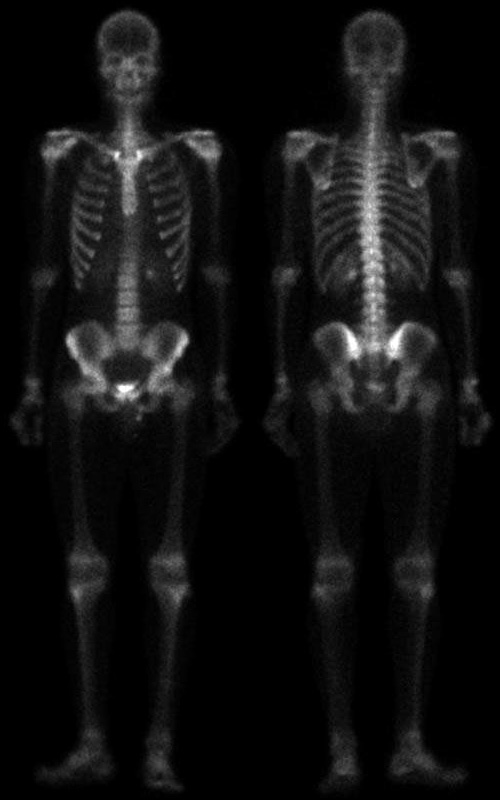
#> input picture Imagenes/esqueleto.tif, 500 x 800 px, found by its file name
$ python ej4_1.py
#> lines starting #> are read from the running program, lines starting #| are printed output that depends on the picture
import cv2 as cv
import numpy as np
import matplotlib.pyplot as plt

img = cv.imread(r'C:\Users\pablo\Desktop\PDI\PDI\Imagenes\esqueleto.tif',cv.IMREAD_GRAYSCALE)
#> img is the input picture: shape (800, 500); min 0, max 255, mean 17.2

plt.figure(0)
plt.imshow(img, cmap='gray')
plt.title('Original')

plt.figure(1)
plt.subplot(1,3,1)
#img_suave = cv.GaussianBlur(img_eq, (5, 5), 1)
img_suave = cv.boxFilter(img,-1,(7,7),normalize=True)
plt.imshow(img_suave, cmap='gray')
plt.title('Suave')

kernel0 = np.array([
    [-1, -1, -1],
    [-1,  8, -1],
    [-1, -1, -1]
], dtype=np.float32)
# Aplicar filtro
img_filtro0 = cv.filter2D(img_suave, -1, kernel0)
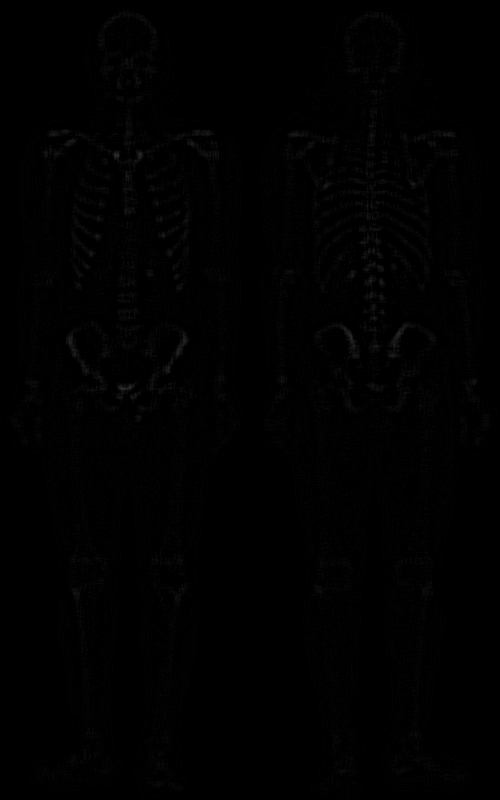
#> img_filtro0: shape (800, 500); min 0, max 47, mean 1
plt.subplot(1,3,2)
plt.imshow(img_filtro0, cmap='gray')
plt.title('Pasa-altos (suma=0)')

A = 1.5
img_AltaPotencia = cv.addWeighted(img, A, img_filtro0, 1, 0)
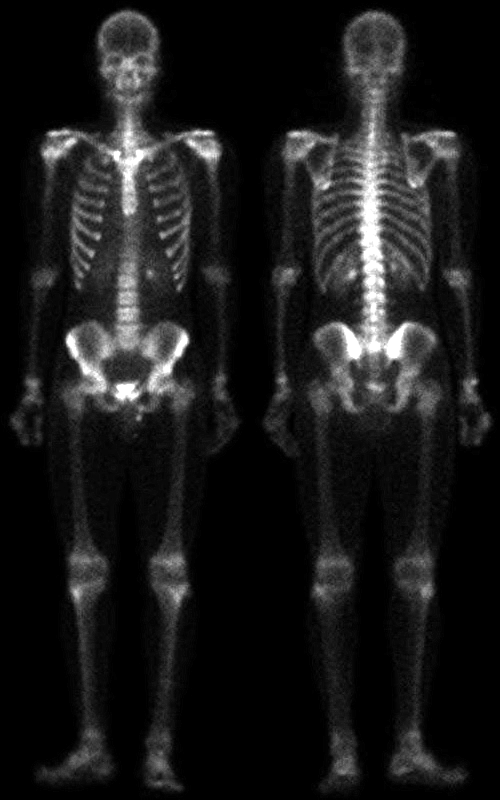
#> img_AltaPotencia: shape (800, 500); min 0, max 255, mean 26.6
img_AltaPotencia = cv.normalize(img_AltaPotencia, None, 0, 255, cv.NORM_MINMAX)
img_AltaPotencia = img_AltaPotencia.astype(np.uint8)
plt.subplot(1,3,3)
plt.imshow(img_AltaPotencia, cmap='gray')
plt.title('Alta Potencia')

plt.show()
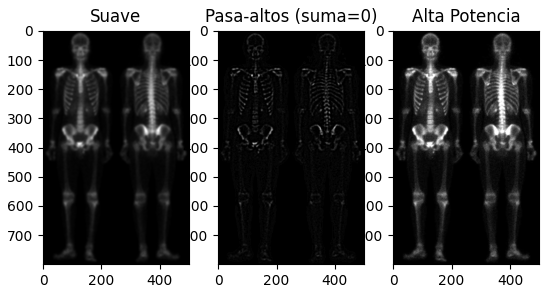
#> figure drawn by matplotlib, 3 panels


'''
objtivo realzar los huesos.
1ro se suaviza la imagen, para eliminar el ruido y detalles finos.
2do se aplica un filtro pasa-altos (suma=0) para resaltar los bordes y detalles.
3ro se aplica un filtro de alta potencia para realzar los detalles(huesos) sin perder la imagen base.
4to se normaliza la imagen resultante para que tenga un rango de valores adecuado.
5to se convierte a uint8 para que sea compatible con la visualización y procesamiento de imágenes.
6to se muestra la imagen original, la imagen suavizada, la imagen filtrada y la imagen de alta potencia.
'''
